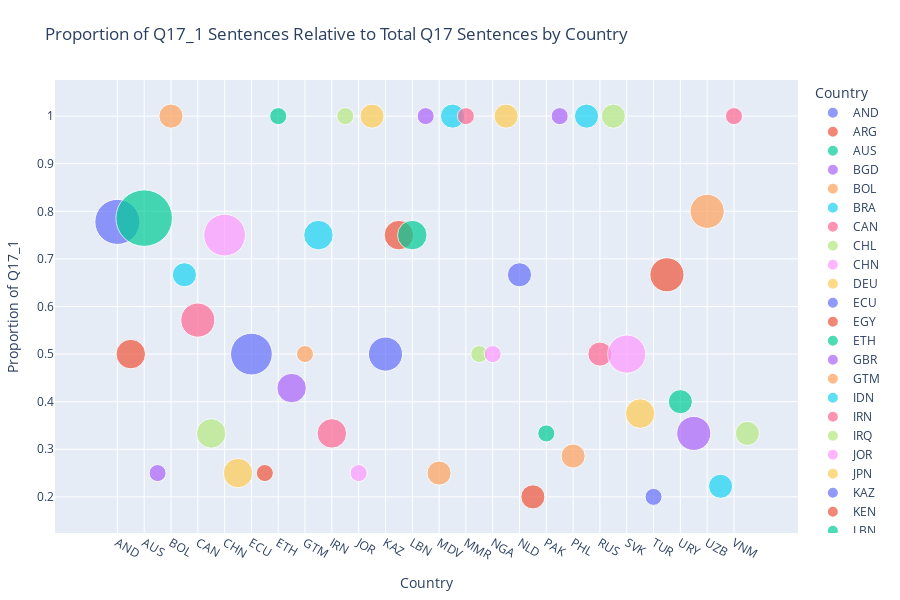

Notebook code for this chart:
### Code cell
## (Visualization -I) ##

# This code filters predicted Q17-related labels from the predictions dataset,
# calculates sentence counts and proportions of given response per country,
# prepares the data for ordered plotting,
# then creates and displays a scatter plot showing the proportion of Q17_1 sentences relative to total Q17 sentences by country,
# with point sizes representing sentence counts, x-axis showing the countries and y-axis the proportion of given response to total count responses.

%run visualize_preds_props.py

### Figure 1 — Plotly figure (JSON) as saved in the notebook; plotly's stock layout.template omitted (floating-point values rounded to 4 significant figures)
{"data": [{"hovertemplate": "<b>%{hovertext}</b><br><br>Country=%{x}<br>Proportion of Q17_1=%{y}<br>Sentence Count=%{marker.size}<extra></extra>", "hovertext": ["AND"], "legendgroup": "AND", "marker": {"color": "#636efa", "size": [7], "sizemode": "area", "sizeref": 0.006875, "symbol": "circle"}, "mode": "markers", "name": "AND", "orientation": "v", "showlegend": true, "type": "scatter", "x": ["AND"], "xaxis": "x", "y": [0.7778], "yaxis": "y"}, {"hovertemplate": "<b>%{hovertext}</b><br><br>Country=%{x}<br>Proportion of Q17_1=%{y}<br>Sentence Count=%{marker.size}<extra></extra>", "hovertext": ["ARG"], "legendgroup": "ARG", "marker": {"color": "#EF553B", "size": [3], "sizemode": "area", "sizeref": 0.006875, "symbol": "circle"}, "mode": "markers", "name": "ARG", "orientation": "v", "showlegend": true, "type": "scatter", "x": ["ARG"], "xaxis": "x", "y": [0.5], "yaxis": "y"}, {"hovertemplate": "<b>%{hovertext}</b><br><br>Country=%{x}<br>Proportion of Q17_1=%{y}<br>Sentence Count=%{marker.size}<extra></extra>", "hovertext": ["AUS"], "legendgroup": "AUS", "marker": {"color": "#00cc96", "size": [11], "sizemode": "area", "sizeref": 0.006875, "symbol": "circle"}, "mode": "markers", "name": "AUS", "orientation": "v", "showlegend": true, "type": "scatter", "x": ["AUS"], "xaxis": "x", "y": [0.7857], "yaxis": "y"}, {"hovertemplate": "<b>%{hovertext}</b><br><br>Country=%{x}<br>Proportion of Q17_1=%{y}<br>Sentence Count=%{marker.size}<extra></extra>", "hovertext": ["BGD"], "legendgroup": "BGD", "marker": {"color": "#ab63fa", "size": [1], "sizemode": "area", "sizeref": 0.006875, "symbol": "circle"}, "mode": "markers", "name": "BGD", "orientation": "v", "showlegend": true, "type": "scatter", "x": ["BGD"], "xaxis": "x", "y": [0.25], "yaxis": "y"}, {"hovertemplate": "<b>%{hovertext}</b><br><br>Country=%{x}<br>Proportion of Q17_1=%{y}<br>Sentence Count=%{marker.size}<extra></extra>", "hovertext": ["BOL"], "legendgroup": "BOL", "marker": {"color": "#FFA15A", "size": [2], "sizemode": "area", "sizeref": 0.006875, "symbol": "circle"}, "mode": "markers", "name": "BOL", "orientation": "v", "showlegend": true, "type": "scatter", "x": ["BOL"], "xaxis": "x", "y": [1.0], "yaxis": "y"}, {"hovertemplate": "<b>%{hovertext}</b><br><br>Country=%{x}<br>Proportion of Q17_1=%{y}<br>Sentence Count=%{marker.size}<extra></extra>", "hovertext": ["BRA"], "legendgroup": "BRA", "marker": {"color": "#19d3f3", "size": [2], "sizemode": "area", "sizeref": 0.006875, "symbol": "circle"}, "mode": "markers", "name": "BRA", "orientation": "v", "showlegend": true, "type": "scatter", "x": ["BRA"], "xaxis": "x", "y": [0.6667], "yaxis": "y"}, {"hovertemplate": "<b>%{hovertext}</b><br><br>Country=%{x}<br>Proportion of Q17_1=%{y}<br>Sentence Count=%{marker.size}<extra></extra>", "hovertext": ["CAN"], "legendgroup": "CAN", "marker": {"color": "#FF6692", "size": [4], "sizemode": "area", "sizeref": 0.006875, "symbol": "circle"}, "mode": "markers", "name": "CAN", "orientation": "v", "showlegend": true, "type": "scatter", "x": ["CAN"], "xaxis": "x", "y": [0.5714], "yaxis": "y"}, {"hovertemplate": "<b>%{hovertext}</b><br><br>Country=%{x}<br>Proportion of Q17_1=%{y}<br>Sentence Count=%{marker.size}<extra></extra>", "hovertext": ["CHL"], "legendgroup": "CHL", "marker": {"color": "#B6E880", "size": [3], "sizemode": "area", "sizeref": 0.006875, "symbol": "circle"}, "mode": "markers", "name": "CHL", "orientation": "v", "showlegend": true, "type": "scatter", "x": ["CHL"], "xaxis": "x", "y": [0.3333], "yaxis": "y"}, {"hovertemplate": "<b>%{hovertext}</b><br><br>Country=%{x}<br>Proportion of Q17_1=%{y}<br>Sentence Count=%{marker.size}<extra></extra>", "hovertext": ["CHN"], "legendgroup": "CHN", "marker": {"color": "#FF97FF", "size": [6], "sizemode": "area", "sizeref": 0.006875, "symbol": "circle"}, "mode": "markers", "name": "CHN", "orientation": "v", "showlegend": true, "type": "scatter", "x": ["CHN"], "xaxis": "x", "y": [0.75], "yaxis": "y"}, {"hovertemplate": "<b>%{hovertext}</b><br><br>Country=%{x}<br>Proportion of Q17_1=%{y}<br>Sentence Count=%{marker.size}<extra></extra>", "hovertext": ["DEU"], "legendgroup": "DEU", "marker": {"color": "#FECB52", "size": [3], "sizemode": "area", "sizeref": 0.006875, "symbol": "circle"}, "mode": "markers", "name": "DEU", "orientation": "v", "showlegend": true, "type": "scatter", "x": ["DEU"], "xaxis": "x", "y": [0.25], "yaxis": "y"}, {"hovertemplate": "<b>%{hovertext}</b><br><br>Country=%{x}<br>Proportion of Q17_1=%{y}<br>Sentence Count=%{marker.size}<extra></extra>", "hovertext": ["ECU"], "legendgroup": "ECU", "marker": {"color": "#636efa", "size": [6], "sizemode": "area", "sizeref": 0.006875, "symbol": "circle"}, "mode": "markers", "name": "ECU", "orientation": "v", "showlegend": true, "type": "scatter", "x": ["ECU"], "xaxis": "x", "y": [0.5], "yaxis": "y"}, {"hovertemplate": "<b>%{hovertext}</b><br><br>Country=%{x}<br>Proportion of Q17_1=%{y}<br>Sentence Count=%{marker.size}<extra></extra>", "hovertext": ["EGY"], "legendgroup": "EGY", "marker": {"color": "#EF553B", "size": [1], "sizemode": "area", "sizeref": 0.006875, "symbol": "circle"}, "mode": "markers", "name": "EGY", "orientation": "v", "showlegend": true, "type": "scatter", "x": ["EGY"], "xaxis": "x", "y": [0.25], "yaxis": "y"}, {"hovertemplate": "<b>%{hovertext}</b><br><br>Country=%{x}<br>Proportion of Q17_1=%{y}<br>Sentence Count=%{marker.size}<extra></extra>", "hovertext": ["ETH"], "legendgroup": "ETH", "marker": {"color": "#00cc96", "size": [1], "sizemode": "area", "sizeref": 0.006875, "symbol": "circle"}, "mode": "markers", "name": "ETH", "orientation": "v", "showlegend": true, "type": "scatter", "x": ["ETH"], "xaxis": "x", "y": [1.0], "yaxis": "y"}, {"hovertemplate": "<b>%{hovertext}</b><br><br>Country=%{x}<br>Proportion of Q17_1=%{y}<br>Sentence Count=%{marker.size}<extra></extra>", "hovertext": ["GBR"], "legendgroup": "GBR", "marker": {"color": "#ab63fa", "size": [3], "sizemode": "area", "sizeref": 0.006875, "symbol": "circle"}, "mode": "markers", "name": "GBR", "orientation": "v", "showlegend": true, "type": "scatter", "x": ["GBR"], "xaxis": "x", "y": [0.4286], "yaxis": "y"}, {"hovertemplate": "<b>%{hovertext}</b><br><br>Country=%{x}<br>Proportion of Q17_1=%{y}<br>Sentence Count=%{marker.size}<extra></extra>", "hovertext": ["GTM"], "legendgroup": "GTM", "marker": {"color": "#FFA15A", "size": [1], "sizemode": "area", "sizeref": 0.006875, "symbol": "circle"}, "mode": "markers", "name": "GTM", "orientation": "v", "showlegend": true, "type": "scatter", "x": ["GTM"], "xaxis": "x", "y": [0.5], "yaxis": "y"}, {"hovertemplate": "<b>%{hovertext}</b><br><br>Country=%{x}<br>Proportion of Q17_1=%{y}<br>Sentence Count=%{marker.size}<extra></extra>", "hovertext": ["IDN"], "legendgroup": "IDN", "marker": {"color": "#19d3f3", "size": [3], "sizemode": "area", "sizeref": 0.006875, "symbol": "circle"}, "mode": "markers", "name": "IDN", "orientation": "v", "showlegend": true, "type": "scatter", "x": ["IDN"], "xaxis": "x", "y": [0.75], "yaxis": "y"}, {"hovertemplate": "<b>%{hovertext}</b><br><br>Country=%{x}<br>Proportion of Q17_1=%{y}<br>Sentence Count=%{marker.size}<extra></extra>", "hovertext": ["IRN"], "legendgroup": "IRN", "marker": {"color": "#FF6692", "size": [3], "sizemode": "area", "sizeref": 0.006875, "symbol": "circle"}, "mode": "markers", "name": "IRN", "orientation": "v", "showlegend": true, "type": "scatter", "x": ["IRN"], "xaxis": "x", "y": [0.3333], "yaxis": "y"}, {"hovertemplate": "<b>%{hovertext}</b><br><br>Country=%{x}<br>Proportion of Q17_1=%{y}<br>Sentence Count=%{marker.size}<extra></extra>", "hovertext": ["IRQ"], "legendgroup": "IRQ", "marker": {"color": "#B6E880", "size": [1], "sizemode": "area", "sizeref": 0.006875, "symbol": "circle"}, "mode": "markers", "name": "IRQ", "orientation": "v", "showlegend": true, "type": "scatter", "x": ["IRQ"], "xaxis": "x", "y": [1.0], "yaxis": "y"}, {"hovertemplate": "<b>%{hovertext}</b><br><br>Country=%{x}<br>Proportion of Q17_1=%{y}<br>Sentence Count=%{marker.size}<extra></extra>", "hovertext": ["JOR"], "legendgroup": "JOR", "marker": {"color": "#FF97FF", "size": [1], "sizemode": "area", "sizeref": 0.006875, "symbol": "circle"}, "mode": "markers", "name": "JOR", "orientation": "v", "showlegend": true, "type": "scatter", "x": ["JOR"], "xaxis": "x", "y": [0.25], "yaxis": "y"}, {"hovertemplate": "<b>%{hovertext}</b><br><br>Country=%{x}<br>Proportion of Q17_1=%{y}<br>Sentence Count=%{marker.size}<extra></extra>", "hovertext": ["JPN"], "legendgroup": "JPN", "marker": {"color": "#FECB52", "size": [2], "sizemode": "area", "sizeref": 0.006875, "symbol": "circle"}, "mode": "markers", "name": "JPN", "orientation": "v", "showlegend": true, "type": "scatter", "x": ["JPN"], "xaxis": "x", "y": [1.0], "yaxis": "y"}, {"hovertemplate": "<b>%{hovertext}</b><br><br>Country=%{x}<br>Proportion of Q17_1=%{y}<br>Sentence Count=%{marker.size}<extra></extra>", "hovertext": ["KAZ"], "legendgroup": "KAZ", "marker": {"color": "#636efa", "size": [4], "sizemode": "area", "sizeref": 0.006875, "symbol": "circle"}, "mode": "markers", "name": "KAZ", "orientation": "v", "showlegend": true, "type": "scatter", "x": ["KAZ"], "xaxis": "x", "y": [0.5], "yaxis": "y"}, {"hovertemplate": "<b>%{hovertext}</b><br><br>Country=%{x}<br>Proportion of Q17_1=%{y}<br>Sentence Count=%{marker.size}<extra></extra>", "hovertext": ["KEN"], "legendgroup": "KEN", "marker": {"color": "#EF553B", "size": [3], "sizemode": "area", "sizeref": 0.006875, "symbol": "circle"}, "mode": "markers", "name": "KEN", "orientation": "v", "showlegend": true, "type": "scatter", "x": ["KEN"], "xaxis": "x", "y": [0.75], "yaxis": "y"}, {"hovertemplate": "<b>%{hovertext}</b><br><br>Country=%{x}<br>Proportion of Q17_1=%{y}<br>Sentence Count=%{marker.size}<extra></extra>", "hovertext": ["LBN"], "legendgroup": "LBN", "marker": {"color": "#00cc96", "size": [3], "sizemode": "area", "sizeref": 0.006875, "symbol": "circle"}, "mode": "markers", "name": "LBN", "orientation": "v", "showlegend": true, "type": "scatter", "x": ["LBN"], "xaxis": "x", "y": [0.75], "yaxis": "y"}, {"hovertemplate": "<b>%{hovertext}</b><br><br>Country=%{x}<br>Proportion of Q17_1=%{y}<br>Sentence Count=%{marker.size}<extra></extra>", "hovertext": ["MAR"], "legendgroup": "MAR", "marker": {"color": "#ab63fa", "size": [1], "sizemode": "area", "sizeref": 0.006875, "symbol": "circle"}, "mode": "markers", "name": "MAR", "orientation": "v", "showlegend": true, "type": "scatter", "x": ["MAR"], "xaxis": "x", "y": [1.0], "yaxis": "y"}, {"hovertemplate": "<b>%{hovertext}</b><br><br>Country=%{x}<br>Proportion of Q17_1=%{y}<br>Sentence Count=%{marker.size}<extra></extra>", "hovertext": ["MDV"], "legendgroup": "MDV", "marker": {"color": "#FFA15A", "size": [2], "sizemode": "area", "sizeref": 0.006875, "symbol": "circle"}, "mode": "markers", "name": "MDV", "orientation": "v", "showlegend": true, "type": "scatter", "x": ["MDV"], "xaxis": "x", "y": [0.25], "yaxis": "y"}, {"hovertemplate": "<b>%{hovertext}</b><br><br>Country=%{x}<br>Proportion of Q17_1=%{y}<br>Sentence Count=%{marker.size}<extra></extra>", "hovertext": ["MEX"], "legendgroup": "MEX", "marker": {"color": "#19d3f3", "size": [2], "sizemode": "area", "sizeref": 0.006875, "symbol": "circle"}, "mode": "markers", "name": "MEX", "orientation": "v", "showlegend": true, "type": "scatter", "x": ["MEX"], "xaxis": "x", "y": [1.0], "yaxis": "y"}, {"hovertemplate": "<b>%{hovertext}</b><br><br>Country=%{x}<br>Proportion of Q17_1=%{y}<br>Sentence Count=%{marker.size}<extra></extra>", "hovertext": ["MMR"], "legendgroup": "MMR", "marker": {"color": "#FF6692", "size": [1], "sizemode": "area", "sizeref": 0.006875, "symbol": "circle"}, "mode": "markers", "name": "MMR", "orientation": "v", "showlegend": true, "type": "scatter", "x": ["MMR"], "xaxis": "x", "y": [1.0], "yaxis": "y"}, {"hovertemplate": "<b>%{hovertext}</b><br><br>Country=%{x}<br>Proportion of Q17_1=%{y}<br>Sentence Count=%{marker.size}<extra></extra>", "hovertext": ["MYS"], "legendgroup": "MYS", "marker": {"color": "#B6E880", "size": [1], "sizemode": "area", "sizeref": 0.006875, "symbol": "circle"}, "mode": "markers", "name": "MYS", "orientation": "v", "showlegend": true, "type": "scatter", "x": ["MYS"], "xaxis": "x", "y": [0.5], "yaxis": "y"}, {"hovertemplate": "<b>%{hovertext}</b><br><br>Country=%{x}<br>Proportion of Q17_1=%{y}<br>Sentence Count=%{marker.size}<extra></extra>", "hovertext": ["NGA"], "legendgroup": "NGA", "marker": {"color": "#FF97FF", "size": [1], "sizemode": "area", "sizeref": 0.006875, "symbol": "circle"}, "mode": "markers", "name": "NGA", "orientation": "v", "showlegend": true, "type": "scatter", "x": ["NGA"], "xaxis": "x", "y": [0.5], "yaxis": "y"}, {"hovertemplate": "<b>%{hovertext}</b><br><br>Country=%{x}<br>Proportion of Q17_1=%{y}<br>Sentence Count=%{marker.size}<extra></extra>", "hovertext": ["NIC"], "legendgroup": "NIC", "marker": {"color": "#FECB52", "size": [2], "sizemode": "area", "sizeref": 0.006875, "symbol": "circle"}, "mode": "markers", "name": "NIC", "orientation": "v", "showlegend": true, "type": "scatter", "x": ["NIC"], "xaxis": "x", "y": [1.0], "yaxis": "y"}, {"hovertemplate": "<b>%{hovertext}</b><br><br>Country=%{x}<br>Proportion of Q17_1=%{y}<br>Sentence Count=%{marker.size}<extra></extra>", "hovertext": ["NLD"], "legendgroup": "NLD", "marker": {"color": "#636efa", "size": [2], "sizemode": "area", "sizeref": 0.006875, "symbol": "circle"}, "mode": "markers", "name": "NLD", "orientation": "v", "showlegend": true, "type": "scatter", "x": ["NLD"], "xaxis": "x", "y": [0.6667], "yaxis": "y"}, {"hovertemplate": "<b>%{hovertext}</b><br><br>Country=%{x}<br>Proportion of Q17_1=%{y}<br>Sentence Count=%{marker.size}<extra></extra>", "hovertext": ["NZL"], "legendgroup": "NZL", "marker": {"color": "#EF553B", "size": [2], "sizemode": "area", "sizeref": 0.006875, "symbol": "circle"}, "mode": "markers", "name": "NZL", "orientation": "v", "showlegend": true, "type": "scatter", "x": ["NZL"], "xaxis": "x", "y": [0.2], "yaxis": "y"}, {"hovertemplate": "<b>%{hovertext}</b><br><br>Country=%{x}<br>Proportion of Q17_1=%{y}<br>Sentence Count=%{marker.size}<extra></extra>", "hovertext": ["PAK"], "legendgroup": "PAK", "marker": {"color": "#00cc96", "size": [1], "sizemode": "area", "sizeref": 0.006875, "symbol": "circle"}, "mode": "markers", "name": "PAK", "orientation": "v", "showlegend": true, "type": "scatter", "x": ["PAK"], "xaxis": "x", "y": [0.3333], "yaxis": "y"}, {"hovertemplate": "<b>%{hovertext}</b><br><br>Country=%{x}<br>Proportion of Q17_1=%{y}<br>Sentence Count=%{marker.size}<extra></extra>", "hovertext": ["PER"], "legendgroup": "PER", "marker": {"color": "#ab63fa", "size": [1], "sizemode": "area", "sizeref": 0.006875, "symbol": "circle"}, "mode": "markers", "name": "PER", "orientation": "v", "showlegend": true, "type": "scatter", "x": ["PER"], "xaxis": "x", "y": [1.0], "yaxis": "y"}, {"hovertemplate": "<b>%{hovertext}</b><br><br>Country=%{x}<br>Proportion of Q17_1=%{y}<br>Sentence Count=%{marker.size}<extra></extra>", "hovertext": ["PHL"], "legendgroup": "PHL", "marker": {"color": "#FFA15A", "size": [2], "sizemode": "area", "sizeref": 0.006875, "symbol": "circle"}, "mode": "markers", "name": "PHL", "orientation": "v", "showlegend": true, "type": "scatter", "x": ["PHL"], "xaxis": "x", "y": [0.2857], "yaxis": "y"}, {"hovertemplate": "<b>%{hovertext}</b><br><br>Country=%{x}<br>Proportion of Q17_1=%{y}<br>Sentence Count=%{marker.size}<extra></extra>", "hovertext": ["ROU"], "legendgroup": "ROU", "marker": {"color": "#19d3f3", "size": [2], "sizemode": "area", "sizeref": 0.006875, "symbol": "circle"}, "mode": "markers", "name": "ROU", "orientation": "v", "showlegend": true, "type": "scatter", "x": ["ROU"], "xaxis": "x", "y": [1.0], "yaxis": "y"}, {"hovertemplate": "<b>%{hovertext}</b><br><br>Country=%{x}<br>Proportion of Q17_1=%{y}<br>Sentence Count=%{marker.size}<extra></extra>", "hovertext": ["RUS"], "legendgroup": "RUS", "marker": {"color": "#FF6692", "size": [2], "sizemode": "area", "sizeref": 0.006875, "symbol": "circle"}, "mode": "markers", "name": "RUS", "orientation": "v", "showlegend": true, "type": "scatter", "x": ["RUS"], "xaxis": "x", "y": [0.5], "yaxis": "y"}, {"hovertemplate": "<b>%{hovertext}</b><br><br>Country=%{x}<br>Proportion of Q17_1=%{y}<br>Sentence Count=%{marker.size}<extra></extra>", "hovertext": ["SGP"], "legendgroup": "SGP", "marker": {"color": "#B6E880", "size": [2], "sizemode": "area", "sizeref": 0.006875, "symbol": "circle"}, "mode": "markers", "name": "SGP", "orientation": "v", "showlegend": true, "type": "scatter", "x": ["SGP"], "xaxis": "x", "y": [1.0], "yaxis": "y"}, {"hovertemplate": "<b>%{hovertext}</b><br><br>Country=%{x}<br>Proportion of Q17_1=%{y}<br>Sentence Count=%{marker.size}<extra></extra>", "hovertext": ["SVK"], "legendgroup": "SVK", "marker": {"color": "#FF97FF", "size": [5], "sizemode": "area", "sizeref": 0.006875, "symbol": "circle"}, "mode": "markers", "name": "SVK", "orientation": "v", "showlegend": true, "type": "scatter", "x": ["SVK"], "xaxis": "x", "y": [0.5], "yaxis": "y"}, {"hovertemplate": "<b>%{hovertext}</b><br><br>Country=%{x}<br>Proportion of Q17_1=%{y}<br>Sentence Count=%{marker.size}<extra></extra>", "hovertext": ["THA"], "legendgroup": "THA", "marker": {"color": "#FECB52", "size": [3], "sizemode": "area", "sizeref": 0.006875, "symbol": "circle"}, "mode": "markers", "name": "THA", "orientation": "v", "showlegend": true, "type": "scatter", "x": ["THA"], "xaxis": "x", "y": [0.375], "yaxis": "y"}, {"hovertemplate": "<b>%{hovertext}</b><br><br>Country=%{x}<br>Proportion of Q17_1=%{y}<br>Sentence Count=%{marker.size}<extra></extra>", "hovertext": ["TUR"], "legendgroup": "TUR", "marker": {"color": "#636efa", "size": [1], "sizemode": "area", "sizeref": 0.006875, "symbol": "circle"}, "mode": "markers", "name": "TUR", "orientation": "v", "showlegend": true, "type": "scatter", "x": ["TUR"], "xaxis": "x", "y": [0.2], "yaxis": "y"}, {"hovertemplate": "<b>%{hovertext}</b><br><br>Country=%{x}<br>Proportion of Q17_1=%{y}<br>Sentence Count=%{marker.size}<extra></extra>", "hovertext": ["UKR"], "legendgroup": "UKR", "marker": {"color": "#EF553B", "size": [4], "sizemode": "area", "sizeref": 0.006875, "symbol": "circle"}, "mode": "markers", "name": "UKR", "orientation": "v", "showlegend": true, "type": "scatter", "x": ["UKR"], "xaxis": "x", "y": [0.6667], "yaxis": "y"}, {"hovertemplate": "<b>%{hovertext}</b><br><br>Country=%{x}<br>Proportion of Q17_1=%{y}<br>Sentence Count=%{marker.size}<extra></extra>", "hovertext": ["URY"], "legendgroup": "URY", "marker": {"color": "#00cc96", "size": [2], "sizemode": "area", "sizeref": 0.006875, "symbol": "circle"}, "mode": "markers", "name": "URY", "orientation": "v", "showlegend": true, "type": "scatter", "x": ["URY"], "xaxis": "x", "y": [0.4], "yaxis": "y"}, {"hovertemplate": "<b>%{hovertext}</b><br><br>Country=%{x}<br>Proportion of Q17_1=%{y}<br>Sentence Count=%{marker.size}<extra></extra>", "hovertext": ["USA"], "legendgroup": "USA", "marker": {"color": "#ab63fa", "size": [4], "sizemode": "area", "sizeref": 0.006875, "symbol": "circle"}, "mode": "markers", "name": "USA", "orientation": "v", "showlegend": true, "type": "scatter", "x": ["USA"], "xaxis": "x", "y": [0.3333], "yaxis": "y"}, {"hovertemplate": "<b>%{hovertext}</b><br><br>Country=%{x}<br>Proportion of Q17_1=%{y}<br>Sentence Count=%{marker.size}<extra></extra>", "hovertext": ["UZB"], "legendgroup": "UZB", "marker": {"color": "#FFA15A", "size": [4], "sizemode": "area", "sizeref": 0.006875, "symbol": "circle"}, "mode": "markers", "name": "UZB", "orientation": "v", "showlegend": true, "type": "scatter", "x": ["UZB"], "xaxis": "x", "y": [0.8], "yaxis": "y"}, {"hovertemplate": "<b>%{hovertext}</b><br><br>Country=%{x}<br>Proportion of Q17_1=%{y}<br>Sentence Count=%{marker.size}<extra></extra>", "hovertext": ["VEN"], "legendgroup": "VEN", "marker": {"color": "#19d3f3", "size": [2], "sizemode": "area", "sizeref": 0.006875, "symbol": "circle"}, "mode": "markers", "name": "VEN", "orientation": "v", "showlegend": true, "type": "scatter", "x": ["VEN"], "xaxis": "x", "y": [0.2222], "yaxis": "y"}, {"hovertemplate": "<b>%{hovertext}</b><br><br>Country=%{x}<br>Proportion of Q17_1=%{y}<br>Sentence Count=%{marker.size}<extra></extra>", "hovertext": ["VNM"], "legendgroup": "VNM", "marker": {"color": "#FF6692", "size": [1], "sizemode": "area", "sizeref": 0.006875, "symbol": "circle"}, "mode": "markers", "name": "VNM", "orientation": "v", "showlegend": true, "type": "scatter", "x": ["VNM"], "xaxis": "x", "y": [1.0], "yaxis": "y"}, {"hovertemplate": "<b>%{hovertext}</b><br><br>Country=%{x}<br>Proportion of Q17_1=%{y}<br>Sentence Count=%{marker.size}<extra></extra>", "hovertext": ["ZWE"], "legendgroup": "ZWE", "marker": {"color": "#B6E880", "size": [2], "sizemode": "area", "sizeref": 0.006875, "symbol": "circle"}, "mode": "markers", "name": "ZWE", "orientation": "v", "showlegend": true, "type": "scatter", "x": ["ZWE"], "xaxis": "x", "y": [0.3333], "yaxis": "y"}], "layout": {"height": 600, "legend": {"itemsizing": "constant", "title": {"text": "Country"}, "tracegroupgap": 0}, "margin": {"b": 40, "l": 40, "r": 40, "t": 80}, "title": {"text": "Proportion of Q17_1 Sentences Relative to Total Q17 Sentences by Country"}, "xaxis": {"anchor": "y", "categoryarray": ["AND", "ARG", "AUS", "BGD", "BOL", "BRA", "CAN", "CHL", "CHN", "DEU", "ECU", "EGY", "ETH", "GBR", "GTM", "IDN", "IRN", "IRQ", "JOR", "JPN", "KAZ", "KEN", "LBN", "MAR", "MDV", "MEX", "MMR", "MYS", "NGA", "NIC", "NLD", "NZL", "PAK", "PER", "PHL", "ROU", "RUS", "SGP", "SVK", "THA", "TUR", "UKR", "URY", "USA", "UZB", "VEN", "VNM", "ZWE"], "categoryorder": "array", "domain": [0, 1], "title": {"text": "Country"}}, "yaxis": {"anchor": "x", "domain": [0, 1], "title": {"text": "Proportion of Q17_1"}}}}
